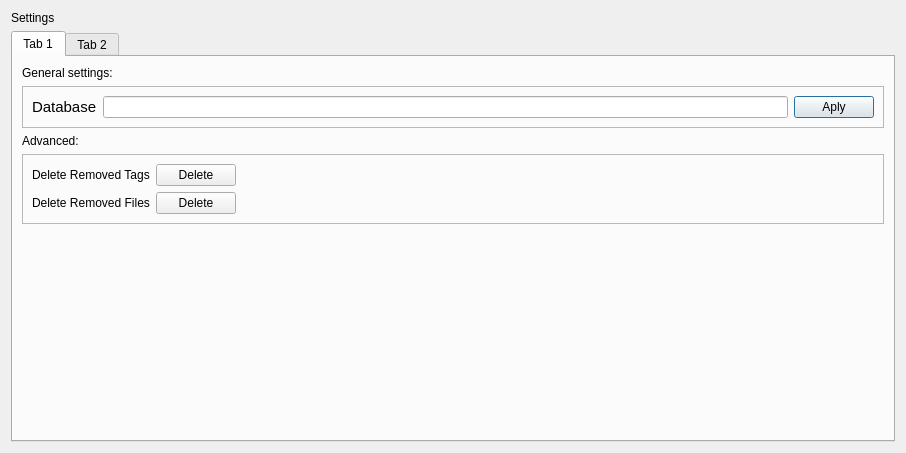
<?xml version="1.0" encoding="UTF-8"?>
<ui version="4.0">
 <class>Dialog</class>
 <widget class="QDialog" name="Dialog">
  <property name="geometry">
   <rect>
    <x>0</x>
    <y>0</y>
    <width>906</width>
    <height>453</height>
   </rect>
  </property>
  <property name="windowTitle">
   <string>Dialog</string>
  </property>
  <layout class="QVBoxLayout" name="verticalLayout">
   <item>
    <widget class="QLabel" name="label_2">
     <property name="text">
      <string>Settings</string>
     </property>
    </widget>
   </item>
   <item>
    <widget class="QTabWidget" name="tabWidget">
     <property name="tabPosition">
      <enum>QTabWidget::North</enum>
     </property>
     <property name="tabShape">
      <enum>QTabWidget::Rounded</enum>
     </property>
     <property name="currentIndex">
      <number>0</number>
     </property>
     <property name="tabsClosable">
      <bool>false</bool>
     </property>
     <widget class="QWidget" name="tab">
      <attribute name="title">
       <string>Tab 1</string>
      </attribute>
      <layout class="QVBoxLayout" name="verticalLayout_2">
       <item>
        <widget class="QLabel" name="label_3">
         <property name="text">
          <string>General settings:</string>
         </property>
        </widget>
       </item>
       <item>
        <widget class="QFrame" name="frame">
         <property name="frameShape">
          <enum>QFrame::StyledPanel</enum>
         </property>
         <property name="frameShadow">
          <enum>QFrame::Raised</enum>
         </property>
         <layout class="QGridLayout" name="gridLayout">
          <item row="0" column="3">
           <widget class="QLineEdit" name="lineEdit"/>
          </item>
          <item row="0" column="4">
           <widget class="QPushButton" name="pushButton">
            <property name="text">
             <string>Aply</string>
            </property>
           </widget>
          </item>
          <item row="0" column="2">
           <widget class="QLabel" name="label">
            <property name="font">
             <font>
              <pointsize>11</pointsize>
             </font>
            </property>
            <property name="text">
             <string>Database</string>
            </property>
           </widget>
          </item>
         </layout>
        </widget>
       </item>
       <item>
        <widget class="QLabel" name="label_6">
         <property name="text">
          <string>Advanced:</string>
         </property>
        </widget>
       </item>
       <item>
        <widget class="QFrame" name="frame_2">
         <property name="frameShape">
          <enum>QFrame::StyledPanel</enum>
         </property>
         <property name="frameShadow">
          <enum>QFrame::Raised</enum>
         </property>
         <layout class="QGridLayout" name="gridLayout_2">
          <item row="1" column="0">
           <widget class="QLabel" name="label_5">
            <property name="text">
             <string>Delete Removed Files</string>
            </property>
           </widget>
          </item>
          <item row="0" column="1">
           <widget class="QPushButton" name="pushButton_2">
            <property name="text">
             <string>Delete</string>
            </property>
           </widget>
          </item>
          <item row="0" column="0">
           <widget class="QLabel" name="label_4">
            <property name="text">
             <string>Delete Removed Tags</string>
            </property>
           </widget>
          </item>
          <item row="1" column="1">
           <widget class="QPushButton" name="pushButton_3">
            <property name="text">
             <string>Delete</string>
            </property>
           </widget>
          </item>
          <item row="0" column="2">
           <spacer name="horizontalSpacer">
            <property name="orientation">
             <enum>Qt::Horizontal</enum>
            </property>
            <property name="sizeHint" stdset="0">
             <size>
              <width>40</width>
              <height>20</height>
             </size>
            </property>
           </spacer>
          </item>
         </layout>
        </widget>
       </item>
       <item>
        <spacer name="verticalSpacer">
         <property name="orientation">
          <enum>Qt::Vertical</enum>
         </property>
         <property name="sizeHint" stdset="0">
          <size>
           <width>20</width>
           <height>40</height>
          </size>
         </property>
        </spacer>
       </item>
      </layout>
     </widget>
     <widget class="QWidget" name="tab_2">
      <attribute name="title">
       <string>Tab 2</string>
      </attribute>
     </widget>
    </widget>
   </item>
  </layout>
 </widget>
 <resources>
  <include location="../icons/icons.qrc"/>
 </resources>
 <connections/>
</ui>
